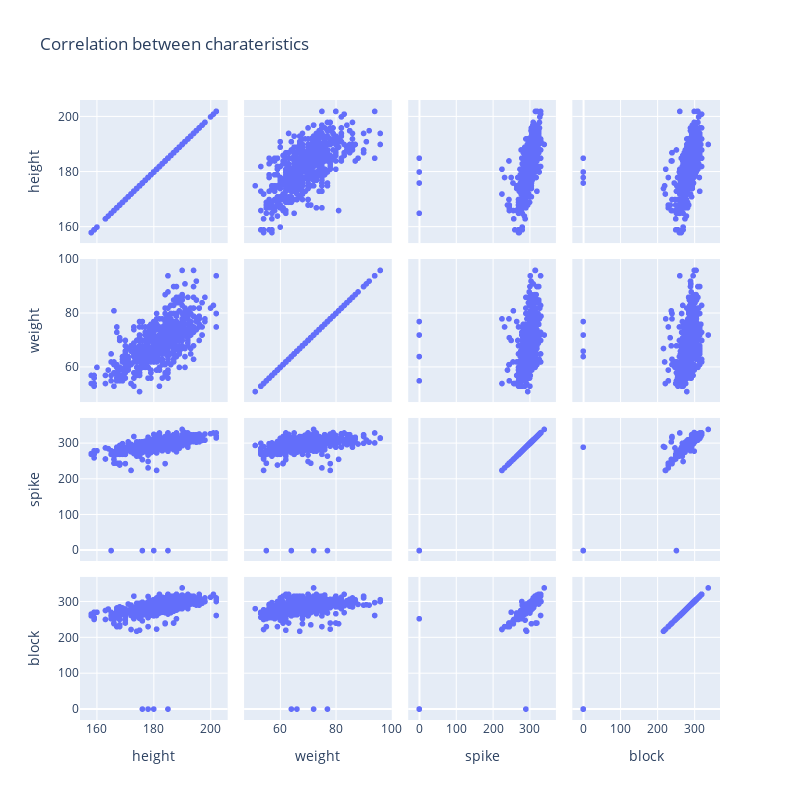

Notebook code for this chart:
### Code cell
figure = plotly_express.scatter_matrix(df, dimensions=['height', 'weight', 'spike', 'block'], title='Correlation between charateristics', width=800, height=800)
figure.show()

### Figure 1 — Plotly figure (JSON) as saved in the notebook; plotly's stock layout.template omitted (floating-point values rounded to 4 significant figures; data arrays with more than 128 entries replaced by an {"elided": "..."} marker saying what was removed)
{"data": [{"dimensions": [{"axis": {"matches": true}, "label": "height", "values": {"elided": "859 int values"}}, {"axis": {"matches": true}, "label": "weight", "values": {"elided": "859 int values"}}, {"axis": {"matches": true}, "label": "spike", "values": {"elided": "859 int values"}}, {"axis": {"matches": true}, "label": "block", "values": {"elided": "859 int values"}}], "hovertemplate": "%{xaxis.title.text}=%{x}<br>%{yaxis.title.text}=%{y}<extra></extra>", "legendgroup": "", "marker": {"color": "#636efa", "symbol": "circle"}, "name": "", "showlegend": false, "type": "splom"}], "layout": {"dragmode": "select", "height": 800, "legend": {"tracegroupgap": 0}, "title": {"text": "Correlation between charateristics"}, "width": 800}}
